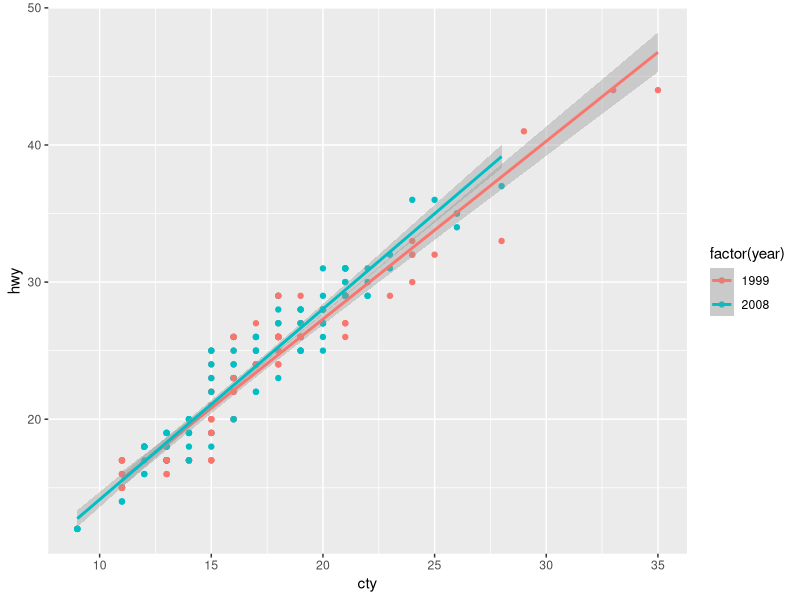
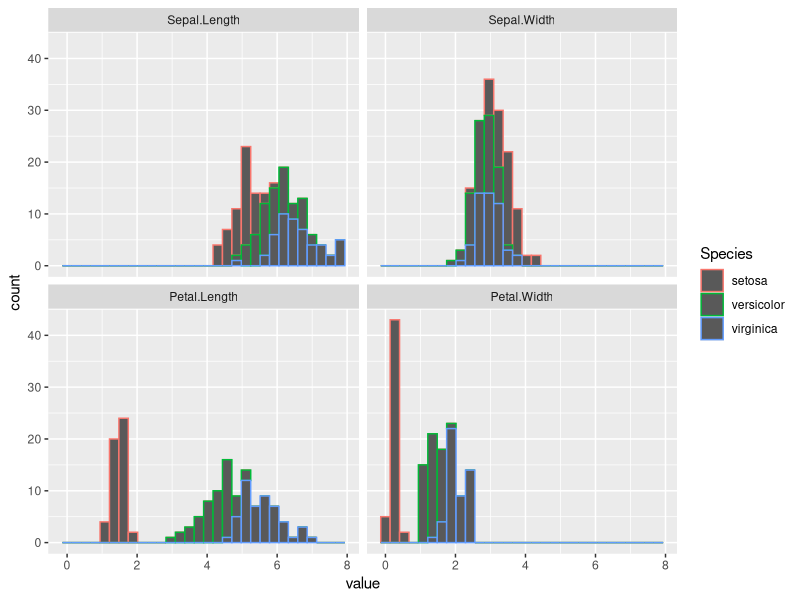
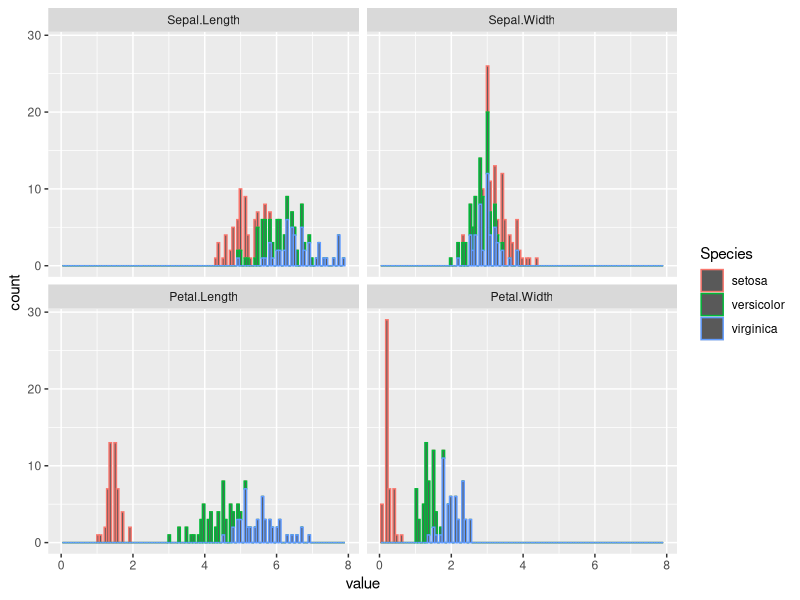
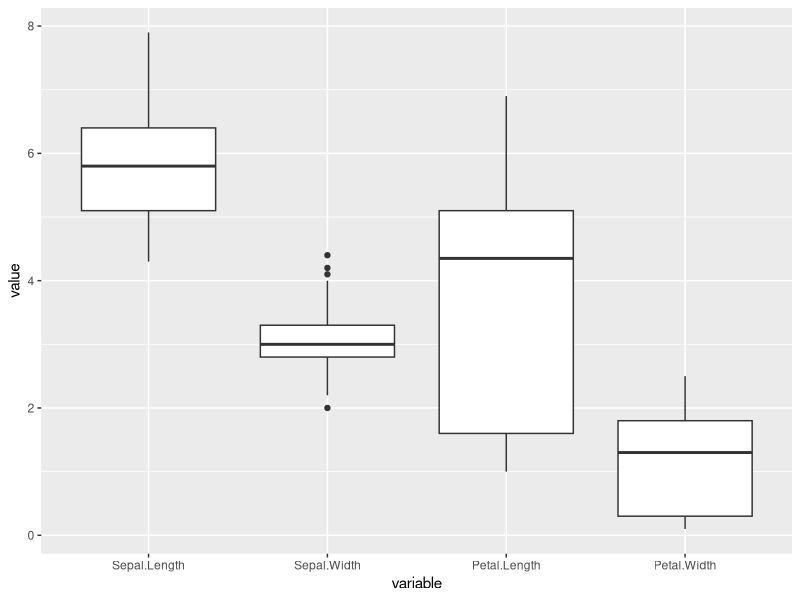
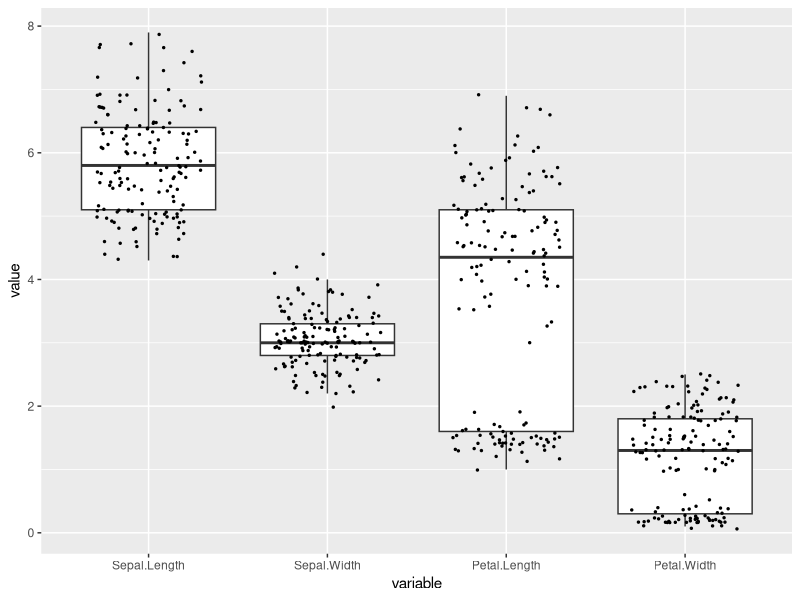
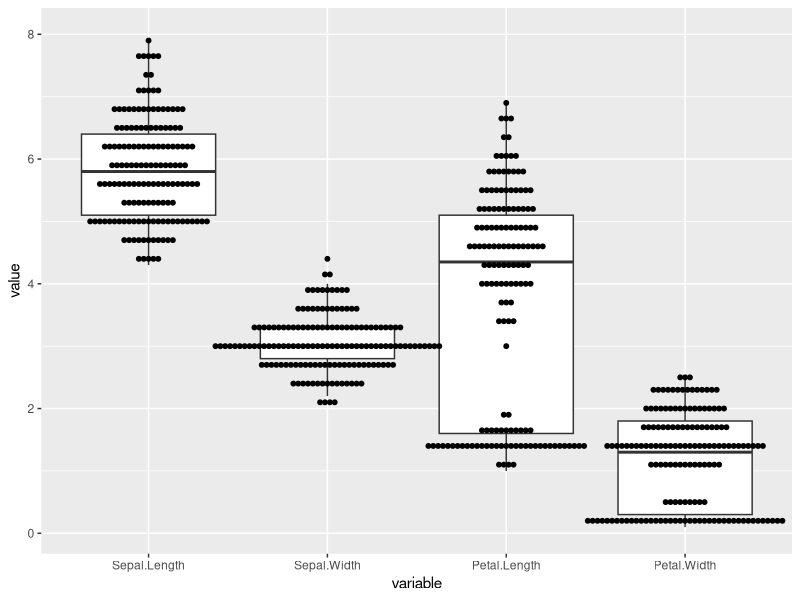
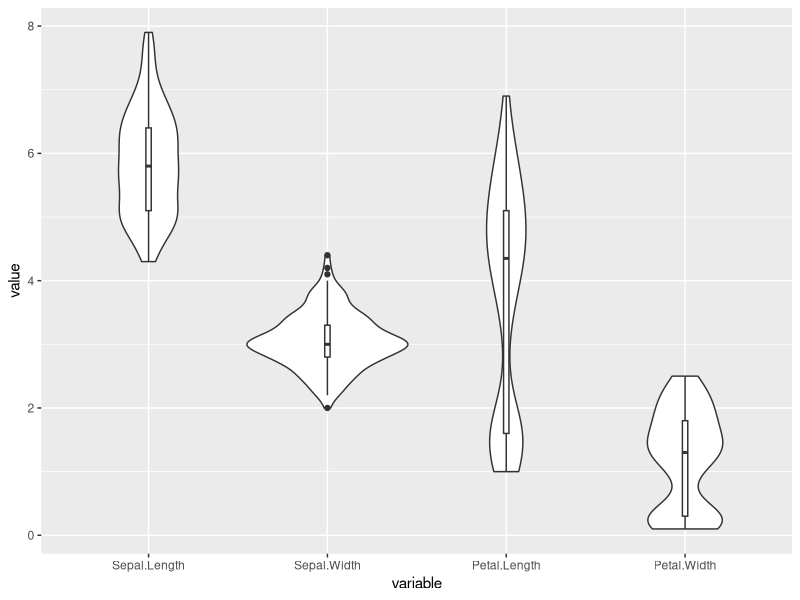
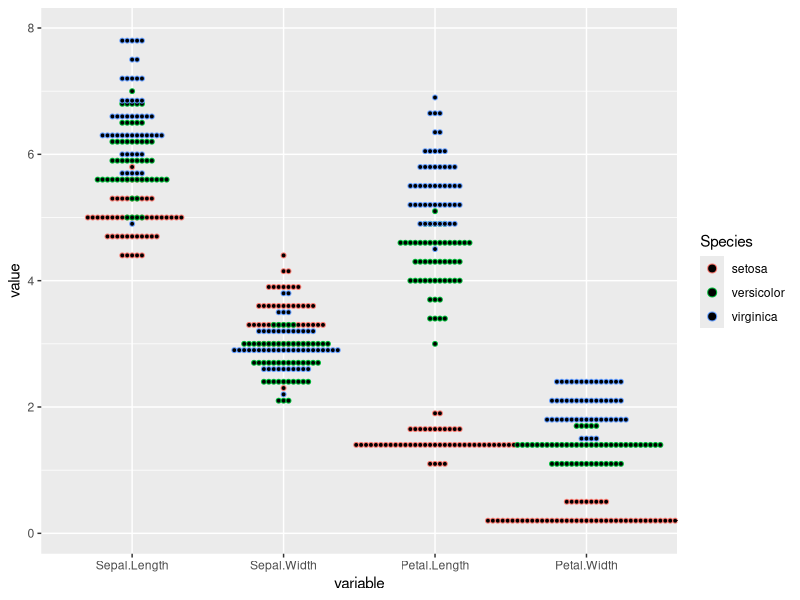

Generate these figures, in order, with R:
## ---- chunk 1
## install.packages("ggrepel")

library(ggplot2)
library(data.table)
library(magrittr)
library(tidyr)
library(ggrepel)
## ---- chunk 2
?ggplot

data(mpg)
str(mpg)
mpg <- as.data.table(mpg)
str(mpg)
unique(mpg$year)

?geom_point
?geom_smooth

ggplot(mpg, aes(cty, hwy, color = factor(year))) + geom_point() + geom_smooth(method = 'lm')
## ---- chunk 3
data(iris)
iris_dt <- as.data.table(iris)
iris_dt
str(iris_dt)
## ---- chunk 4
?melt
iris_dt

iris_melt <- melt(iris_dt,id.vars = "Species")
iris_melt

?ggplot
?facet_wrap
ggplot(iris_melt, aes(value, color = Species)) + geom_histogram() + facet_wrap(iris_melt$variable)
## ---- chunk 5
?geom_histogram
?`~`
iris_melt

iris_melt %>% ggplot(aes(value, color = Species)) + geom_histogram(bins = 115)+facet_wrap(~variable)

## ---- chunk 6
ggplot(iris_melt, aes(variable, value))+ geom_boxplot()

## ---- chunk 7
?geom_jitter
?geom_boxplot

p <- ggplot(iris_melt,aes(variable, value))+geom_boxplot(outlier.shape = NA)


p + geom_jitter(width = 0.3, size = .5)

?geom_dotplot
p + geom_dotplot(binaxis = "y", stackdir="center", dotsize = .3)
## ---- chunk 8
?geom_violin
p <- ggplot(iris_melt,aes(variable, value))
p + geom_violin() + geom_boxplot(width=.03)
## ---- chunk 9
?geom_dotplot
p <- ggplot(iris_melt,aes(variable, value, color = Species))
p+ geom_dotplot(binaxis = "y", stackdir = "centerwhole", dotsize = .3)
## ---- chunk 10

p <- ggplot(iris_melt,aes(variable, value, color = Species))
p + geom_point()
## ---- chunk 11

p <- ggplot(iris_melt,aes(variable, value, color = Species))
p+ geom_point() + labs(x = "Petal Length", y = "Petal Width", title = "Relationship between petal length and width")+ theme(plot.title= element_text(hjust =.5))

?facet_wrap
p <- ggplot(iris_melt,aes(variable, value))
p + geom_point() + facet_wrap(~Species, scales = "free")

